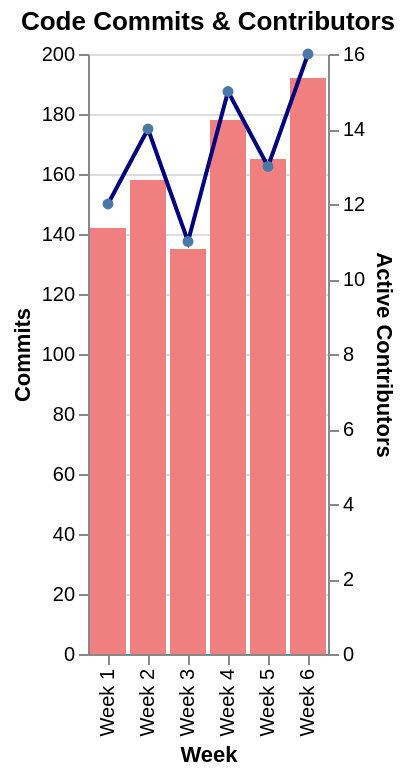

Express this chart as Vega-Lite.
### Vega-Lite specification from a JSON file in a GitHub repository (floating-point values rounded to 4 significant figures)
{"$schema": "https://vega.github.io/schema/vega-lite/v5.json", "description": "Code commit activity", "layer": [{"mark": "bar", "encoding": {"x": {"field": "week", "type": "ordinal", "axis": {"title": "Week"}}, "y": {"field": "commits", "type": "quantitative", "axis": {"title": "Commits"}}, "color": {"value": "lightcoral"}}}, {"mark": {"type": "line", "point": true, "color": "navy"}, "encoding": {"x": {"field": "week", "type": "ordinal"}, "y": {"field": "contributors", "type": "quantitative", "axis": {"title": "Active Contributors"}}}}], "data": {"values": [{"week": "Week 1", "commits": 142, "contributors": 12}, {"week": "Week 2", "commits": 158, "contributors": 14}, {"week": "Week 3", "commits": 135, "contributors": 11}, {"week": "Week 4", "commits": 178, "contributors": 15}, {"week": "Week 5", "commits": 165, "contributors": 13}, {"week": "Week 6", "commits": 192, "contributors": 16}]}, "resolve": {"scale": {"y": "independent"}}, "title": "Code Commits & Contributors"}
